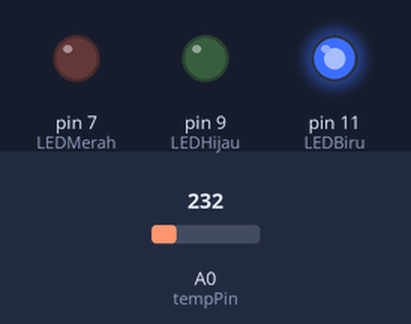
The sketch below on a simulated Arduino Uno, built with avr-gcc and run on an emulated ATmega328P. On the bench: output pins drawn as LEDs (lit = HIGH). Inputs (shaded band) come from the test bench; at power-on: A0 (tempPin) = 232.

Above: at 0.9 s.
1.3 s: A0 (tempPin) set to 269
4.3 s: A0 (tempPin) set to 295
At 4.5 s:
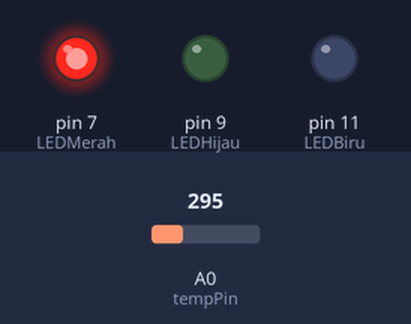
7.3 s: A0 (tempPin) set to 266
At 7.81 s:
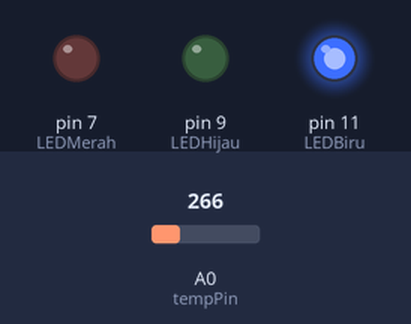
10.3 s: A0 (tempPin) set to 290
At 10.81 s:
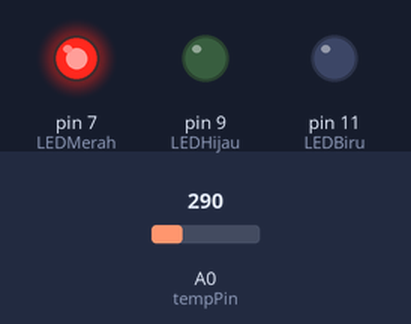
Timing chart, 0 to 13.3 s (numbered marks = the images above; inputs shaded):
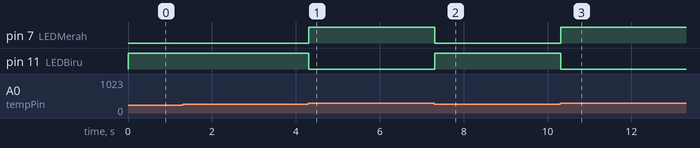

The sketch:

program_ardu_uno.ino
```cpp
int tempPin = A0;
int reading;
float temp;
int LEDBiru = 11;
int LEDHijau = 9;
int LEDMerah = 7;
void setup() {
 // put your setup code here, to run once:
 analogReference(INTERNAL);
 pinMode(LEDBiru, OUTPUT);
 pinMode(LEDHijau, OUTPUT);
 pinMode(LEDMerah, OUTPUT);
}
void loop() {
 // put your main code here, to run repeatedly:
 reading = analogRead(tempPin);
 temp = (reading * 110.0)/1023;
 if (temp < 30)
 {
 digitalWrite(LEDBiru, HIGH);
 delay(100);
 digitalWrite(LEDBiru, LOW);
 }
 else
 {
 digitalWrite(LEDMerah, HIGH);
 delay(100);
 digitalWrite(LEDMerah, LOW);
 }
}
```

Measured:
- the behaviour switches between 278 and 279 on A0 (tempPin) (found by bisection; images 0 and 1)
- after the input at 4.3 s, pin 7 (LEDMerah): LOW → HIGH at once; pin 11 (LEDBiru): HIGH → LOW at once
- after the input at 7.3 s, pin 7 (LEDMerah): HIGH → LOW at once; pin 11 (LEDBiru): LOW → HIGH at once
- after the input at 10.3 s, pin 7 (LEDMerah): LOW → HIGH at once; pin 11 (LEDBiru): HIGH → LOW at once
